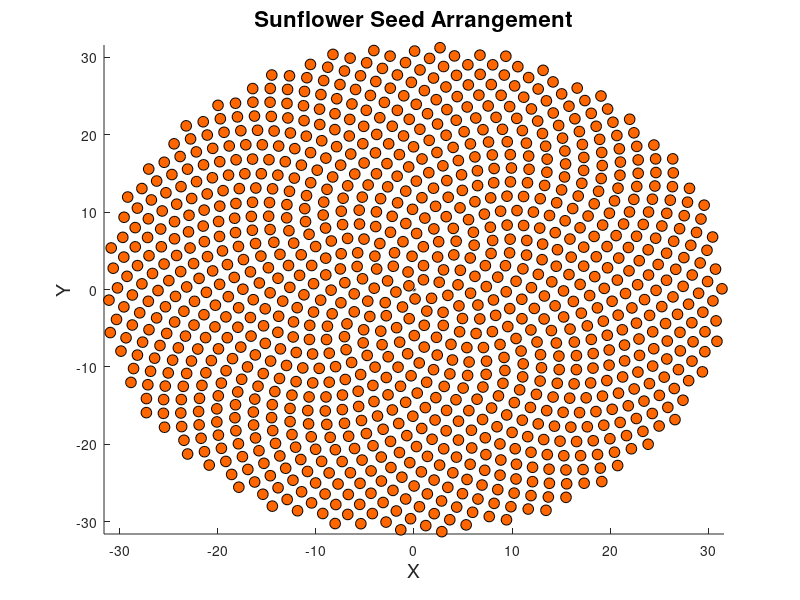

This figure's MATLAB source: (Note: this script raises an error after producing the figure.)
phi = (1 + sqrt(5)) / 2;
angle = 2 * pi * (1 - 1 / phi);

figure;
set(gcf, 'Color', [0.98, 0.98, 0.98]);

num_seeds = 1000;
r = sqrt((1:num_seeds) - 0.5);
theta = (1:num_seeds) * angle;

x = r .* cos(theta);
y = r .* sin(theta);

scatter(x, y, 60, 'filled', 'MarkerFaceColor', [1, 0.4, 0], 'MarkerEdgeColor', [0, 0, 0]);

title('Sunflower Seed Arrangement', 'FontSize', 16);
xlabel('X', 'FontSize', 14);
ylabel('Y', 'FontSize', 14);
viscircles([0, 0], 0.1, 'EdgeColor', 'k', 'LineWidth', 2);

axis([-max(r) max(r) -max(r) max(r)]);
ax = gca;
ax.FontSize = 12;
ax.Box = 'on';
ax.LineWidth = 2;
grid on;
grid minor;
set(gca, 'GridColor', [0.5, 0.5, 0.5]);
axis equal;

% saveas(gcf, './img/sunflower.png');